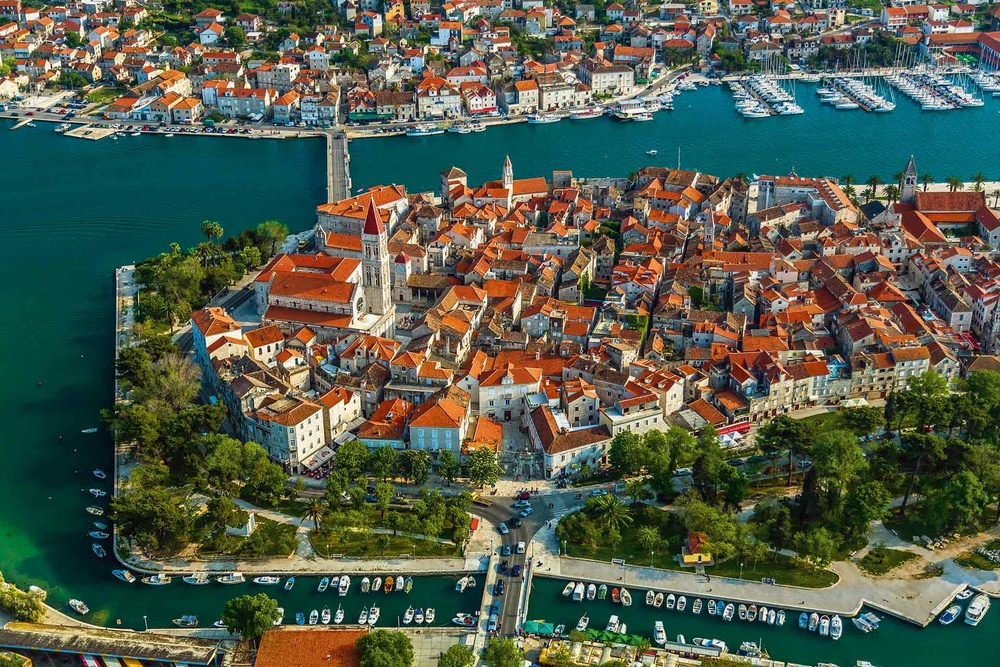
#> input picture Togir4.jpg, 1000 x 667 px, shrunk from 1920 x 1280 before the run
$ python filter.py
#> lines starting #> are read from the running program, lines starting #| are printed output that depends on the picture
import cv2
import numpy as np

# Učitaj sliku
image = cv2.imread('Togir4.jpg')
#> image is the input picture: shape (667, 1000, 3); mean B, G, R 75.8, 93, 82.7


if image is None:
    print("Error: Could not read the image.")
    exit()

# Primjeni 7x7
kernel_size = (7, 7)
mean_filter = np.ones(kernel_size, np.float32) / (kernel_size[0] * kernel_size[1])
filtered_image = cv2.filter2D(image, -1, mean_filter)
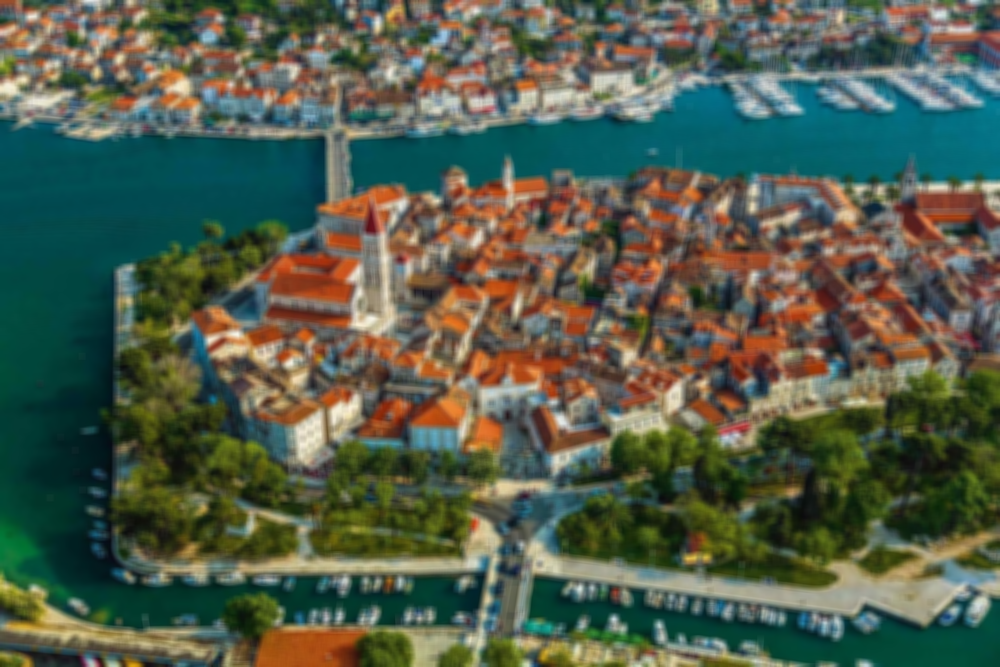
#> filtered_image: shape (667, 1000, 3); mean B, G, R 75.8, 93, 82.7

# Pohrani obrađenu sliku
cv2.imwrite('filtered_image.jpg', filtered_image)

# Prikaži originalnu i promijenjenu sliku
cv2.imshow('Originalna slika', image)
cv2.imshow('Filtrirana slika', filtered_image)
cv2.waitKey(0)
cv2.destroyAllWindows()
